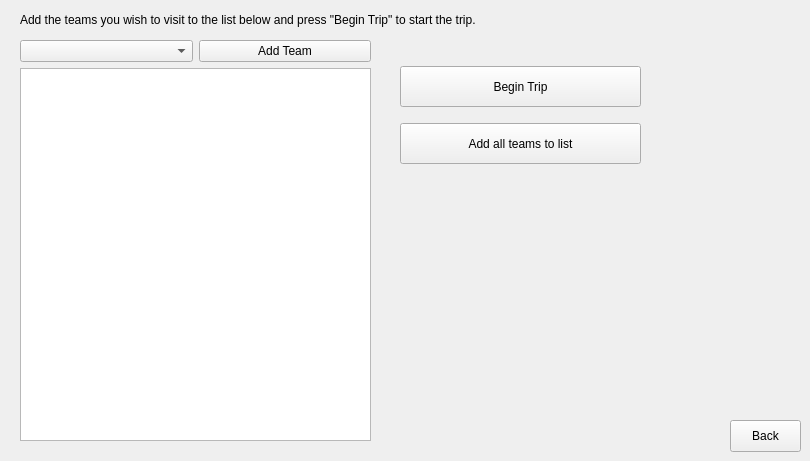
   <widget class="QWidget" name="CustomOrderTrip">
    <widget class="QLabel" name="label">
     <property name="geometry">
      <rect>
       <x>20</x>
       <y>4</y>
       <width>541</width>
       <height>31</height>
      </rect>
     </property>
     <property name="text">
      <string>Add the teams you wish to visit to the list below and press &quot;Begin Trip&quot; to start the trip.</string>
     </property>
    </widget>
    <widget class="QPushButton" name="backButton">
     <property name="geometry">
      <rect>
       <x>730</x>
       <y>420</y>
       <width>71</width>
       <height>32</height>
      </rect>
     </property>
     <property name="text">
      <string>Back</string>
     </property>
    </widget>
    <widget class="QWidget" name="layoutWidget">
     <property name="geometry">
      <rect>
       <x>20</x>
       <y>40</y>
       <width>351</width>
       <height>401</height>
      </rect>
     </property>
     <layout class="QVBoxLayout" name="verticalLayout_2">
      <item>
       <layout class="QHBoxLayout" name="horizontalLayout">
        <item>
         <widget class="QComboBox" name="teamListComboBox"/>
        </item>
        <item>
         <widget class="QPushButton" name="addTeamButton">
          <property name="text">
           <string>Add Team</string>
          </property>
         </widget>
        </item>
       </layout>
      </item>
      <item>
       <widget class="QListView" name="orderableListView"/>
      </item>
     </layout>
    </widget>
    <widget class="QWidget" name="layoutWidget">
     <property name="geometry">
      <rect>
       <x>400</x>
       <y>50</y>
       <width>241</width>
       <height>131</height>
      </rect>
     </property>
     <layout class="QVBoxLayout" name="verticalLayout_7">
      <property name="spacing">
       <number>0</number>
      </property>
      <item>
       <widget class="QPushButton" name="beginCustomTripButton">
        <property name="minimumSize">
         <size>
          <width>121</width>
          <height>41</height>
         </size>
        </property>
        <property name="text">
         <string>Begin Trip</string>
        </property>
       </widget>
      </item>
      <item>
       <widget class="QPushButton" name="visitAllTeamsMostEfficiently">
        <property name="minimumSize">
         <size>
          <width>131</width>
          <height>41</height>
         </size>
        </property>
        <property name="text">
         <string>Add all teams to list</string>
        </property>
       </widget>
      </item>
     </layout>
    </widget>
   </widget>
